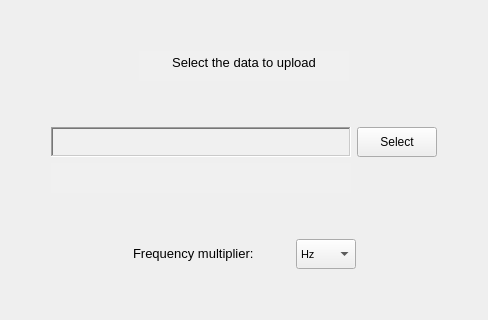
      <widget class="QWidget" name="page_2">
       <property name="locale">
        <locale language="English" country="UnitedStates"/>
       </property>
       <layout class="QVBoxLayout" name="verticalLayout_2">
        <item>
         <spacer name="vSpacer_2_1">
          <property name="orientation">
           <enum>Qt::Vertical</enum>
          </property>
          <property name="sizeType">
           <enum>QSizePolicy::Expanding</enum>
          </property>
          <property name="sizeHint" stdset="0">
           <size>
            <width>20</width>
            <height>40</height>
           </size>
          </property>
         </spacer>
        </item>
        <item alignment="Qt::AlignHCenter">
         <widget class="QTextBrowser" name="headline_p2">
          <property name="sizePolicy">
           <sizepolicy hsizetype="Expanding" vsizetype="Expanding">
            <horstretch>0</horstretch>
            <verstretch>0</verstretch>
           </sizepolicy>
          </property>
          <property name="minimumSize">
           <size>
            <width>210</width>
            <height>30</height>
           </size>
          </property>
          <property name="maximumSize">
           <size>
            <width>210</width>
            <height>30</height>
           </size>
          </property>
          <property name="palette">
           <palette>
            <active>
             <colorrole role="Base">
              <brush brushstyle="SolidPattern">
               <color alpha="255">
                <red>240</red>
                <green>240</green>
                <blue>240</blue>
               </color>
              </brush>
             </colorrole>
            </active>
            <inactive>
             <colorrole role="Base">
              <brush brushstyle="SolidPattern">
               <color alpha="255">
                <red>240</red>
                <green>240</green>
                <blue>240</blue>
               </color>
              </brush>
             </colorrole>
            </inactive>
            <disabled>
             <colorrole role="Base">
              <brush brushstyle="SolidPattern">
               <color alpha="255">
                <red>240</red>
                <green>240</green>
                <blue>240</blue>
               </color>
              </brush>
             </colorrole>
            </disabled>
           </palette>
          </property>
          <property name="font">
           <font>
            <pointsize>10</pointsize>
           </font>
          </property>
          <property name="focusPolicy">
           <enum>Qt::NoFocus</enum>
          </property>
          <property name="layoutDirection">
           <enum>Qt::LeftToRight</enum>
          </property>
          <property name="frameShape">
           <enum>QFrame::NoFrame</enum>
          </property>
          <property name="html">
           <string>&lt;!DOCTYPE HTML PUBLIC &quot;-//W3C//DTD HTML 4.0//EN&quot; &quot;http://www.w3.org/TR/REC-html40/strict.dtd&quot;&gt;
&lt;html&gt;&lt;head&gt;&lt;meta name=&quot;qrichtext&quot; content=&quot;1&quot; /&gt;&lt;style type=&quot;text/css&quot;&gt;
p, li { white-space: pre-wrap; }
&lt;/style&gt;&lt;/head&gt;&lt;body style=&quot; font-family:'MS Shell Dlg 2'; font-size:10pt; font-weight:400; font-style:normal;&quot;&gt;
&lt;p align=&quot;center&quot; style=&quot; margin-top:0px; margin-bottom:0px; margin-left:0px; margin-right:0px; -qt-block-indent:0; text-indent:0px;&quot;&gt;Select the data to upload&lt;/p&gt;&lt;/body&gt;&lt;/html&gt;</string>
          </property>
         </widget>
        </item>
        <item>
         <spacer name="vSpacer_2_2">
          <property name="orientation">
           <enum>Qt::Vertical</enum>
          </property>
          <property name="sizeType">
           <enum>QSizePolicy::Fixed</enum>
          </property>
          <property name="sizeHint" stdset="0">
           <size>
            <width>20</width>
            <height>40</height>
           </size>
          </property>
         </spacer>
        </item>
        <item>
         <layout class="QGridLayout" name="gridLayout_2">
          <item row="0" column="2" alignment="Qt::AlignBottom">
           <widget class="QPushButton" name="openFileButton">
            <property name="sizePolicy">
             <sizepolicy hsizetype="Minimum" vsizetype="MinimumExpanding">
              <horstretch>0</horstretch>
              <verstretch>0</verstretch>
             </sizepolicy>
            </property>
            <property name="minimumSize">
             <size>
              <width>50</width>
              <height>30</height>
             </size>
            </property>
            <property name="maximumSize">
             <size>
              <width>100</width>
              <height>30</height>
             </size>
            </property>
            <property name="text">
             <string>Select</string>
            </property>
           </widget>
          </item>
          <item row="1" column="1" alignment="Qt::AlignTop">
           <widget class="QTextBrowser" name="fileName">
            <property name="minimumSize">
             <size>
              <width>300</width>
              <height>30</height>
             </size>
            </property>
            <property name="maximumSize">
             <size>
              <width>16777215</width>
              <height>30</height>
             </size>
            </property>
            <property name="palette">
             <palette>
              <active>
               <colorrole role="Base">
                <brush brushstyle="SolidPattern">
                 <color alpha="255">
                  <red>240</red>
                  <green>240</green>
                  <blue>240</blue>
                 </color>
                </brush>
               </colorrole>
              </active>
              <inactive>
               <colorrole role="Base">
                <brush brushstyle="SolidPattern">
                 <color alpha="255">
                  <red>240</red>
                  <green>240</green>
                  <blue>240</blue>
                 </color>
                </brush>
               </colorrole>
              </inactive>
              <disabled>
               <colorrole role="Base">
                <brush brushstyle="SolidPattern">
                 <color alpha="255">
                  <red>240</red>
                  <green>240</green>
                  <blue>240</blue>
                 </color>
                </brush>
               </colorrole>
              </disabled>
             </palette>
            </property>
            <property name="font">
             <font>
              <pointsize>9</pointsize>
             </font>
            </property>
            <property name="focusPolicy">
             <enum>Qt::ClickFocus</enum>
            </property>
            <property name="frameShape">
             <enum>QFrame::NoFrame</enum>
            </property>
            <property name="lineWidth">
             <number>0</number>
            </property>
            <property name="verticalScrollBarPolicy">
             <enum>Qt::ScrollBarAlwaysOff</enum>
            </property>
            <property name="horizontalScrollBarPolicy">
             <enum>Qt::ScrollBarAlwaysOff</enum>
            </property>
           </widget>
          </item>
          <item row="0" column="0">
           <spacer name="hSpacer_2_1">
            <property name="orientation">
             <enum>Qt::Horizontal</enum>
            </property>
            <property name="sizeHint" stdset="0">
             <size>
              <width>40</width>
              <height>20</height>
             </size>
            </property>
           </spacer>
          </item>
          <item row="0" column="1" alignment="Qt::AlignBottom">
           <widget class="QTextBrowser" name="fileDirectory">
            <property name="sizePolicy">
             <sizepolicy hsizetype="Expanding" vsizetype="Expanding">
              <horstretch>0</horstretch>
              <verstretch>0</verstretch>
             </sizepolicy>
            </property>
            <property name="minimumSize">
             <size>
              <width>300</width>
              <height>30</height>
             </size>
            </property>
            <property name="maximumSize">
             <size>
              <width>1000</width>
              <height>30</height>
             </size>
            </property>
            <property name="palette">
             <palette>
              <active>
               <colorrole role="Base">
                <brush brushstyle="SolidPattern">
                 <color alpha="255">
                  <red>240</red>
                  <green>240</green>
                  <blue>240</blue>
                 </color>
                </brush>
               </colorrole>
              </active>
              <inactive>
               <colorrole role="Base">
                <brush brushstyle="SolidPattern">
                 <color alpha="255">
                  <red>240</red>
                  <green>240</green>
                  <blue>240</blue>
                 </color>
                </brush>
               </colorrole>
              </inactive>
              <disabled>
               <colorrole role="Base">
                <brush brushstyle="SolidPattern">
                 <color alpha="255">
                  <red>68</red>
                  <green>68</green>
                  <blue>68</blue>
                 </color>
                </brush>
               </colorrole>
              </disabled>
             </palette>
            </property>
            <property name="font">
             <font>
              <pointsize>9</pointsize>
             </font>
            </property>
            <property name="focusPolicy">
             <enum>Qt::ClickFocus</enum>
            </property>
            <property name="frameShape">
             <enum>QFrame::WinPanel</enum>
            </property>
            <property name="verticalScrollBarPolicy">
             <enum>Qt::ScrollBarAlwaysOff</enum>
            </property>
            <property name="horizontalScrollBarPolicy">
             <enum>Qt::ScrollBarAlwaysOff</enum>
            </property>
           </widget>
          </item>
          <item row="0" column="3">
           <spacer name="hSpacer_2_2">
            <property name="orientation">
             <enum>Qt::Horizontal</enum>
            </property>
            <property name="sizeHint" stdset="0">
             <size>
              <width>40</width>
              <height>20</height>
             </size>
            </property>
           </spacer>
          </item>
         </layout>
        </item>
        <item>
         <spacer name="vSpacer_2_3">
          <property name="orientation">
           <enum>Qt::Vertical</enum>
          </property>
          <property name="sizeType">
           <enum>QSizePolicy::Fixed</enum>
          </property>
          <property name="sizeHint" stdset="0">
           <size>
            <width>20</width>
            <height>40</height>
           </size>
          </property>
         </spacer>
        </item>
        <item>
         <layout class="QHBoxLayout" name="hLayout_p2_1">
          <property name="spacing">
           <number>7</number>
          </property>
          <item>
           <spacer name="hSpacer_2_3">
            <property name="orientation">
             <enum>Qt::Horizontal</enum>
            </property>
            <property name="sizeType">
             <enum>QSizePolicy::Expanding</enum>
            </property>
            <property name="sizeHint" stdset="0">
             <size>
              <width>40</width>
              <height>20</height>
             </size>
            </property>
           </spacer>
          </item>
          <item alignment="Qt::AlignLeft|Qt::AlignVCenter">
           <widget class="QLabel" name="freqMultLabel">
            <property name="minimumSize">
             <size>
              <width>156</width>
              <height>21</height>
             </size>
            </property>
            <property name="maximumSize">
             <size>
              <width>156</width>
              <height>21</height>
             </size>
            </property>
            <property name="font">
             <font>
              <pointsize>10</pointsize>
             </font>
            </property>
            <property name="text">
             <string>Frequency multiplier:</string>
            </property>
           </widget>
          </item>
          <item alignment="Qt::AlignHCenter|Qt::AlignVCenter">
           <widget class="QComboBox" name="freqMultValue">
            <property name="enabled">
             <bool>true</bool>
            </property>
            <property name="sizePolicy">
             <sizepolicy hsizetype="Expanding" vsizetype="Expanding">
              <horstretch>0</horstretch>
              <verstretch>0</verstretch>
             </sizepolicy>
            </property>
            <property name="minimumSize">
             <size>
              <width>60</width>
              <height>30</height>
             </size>
            </property>
            <property name="font">
             <font>
              <pointsize>8</pointsize>
             </font>
            </property>
            <property name="currentIndex">
             <number>0</number>
            </property>
            <item>
             <property name="text">
              <string>Hz</string>
             </property>
            </item>
            <item>
             <property name="text">
              <string>kHz</string>
             </property>
            </item>
            <item>
             <property name="text">
              <string>MHz</string>
             </property>
            </item>
            <item>
             <property name="text">
              <string>GHz</string>
             </property>
            </item>
           </widget>
          </item>
          <item>
           <spacer name="hSpacer_2_4">
            <property name="orientation">
             <enum>Qt::Horizontal</enum>
            </property>
            <property name="sizeType">
             <enum>QSizePolicy::Expanding</enum>
            </property>
            <property name="sizeHint" stdset="0">
             <size>
              <width>40</width>
              <height>20</height>
             </size>
            </property>
           </spacer>
          </item>
         </layout>
        </item>
        <item>
         <spacer name="vSpacer_2_4">
          <property name="orientation">
           <enum>Qt::Vertical</enum>
          </property>
          <property name="sizeType">
           <enum>QSizePolicy::Expanding</enum>
          </property>
          <property name="sizeHint" stdset="0">
           <size>
            <width>20</width>
            <height>40</height>
           </size>
          </property>
         </spacer>
        </item>
       </layout>
      </widget>
